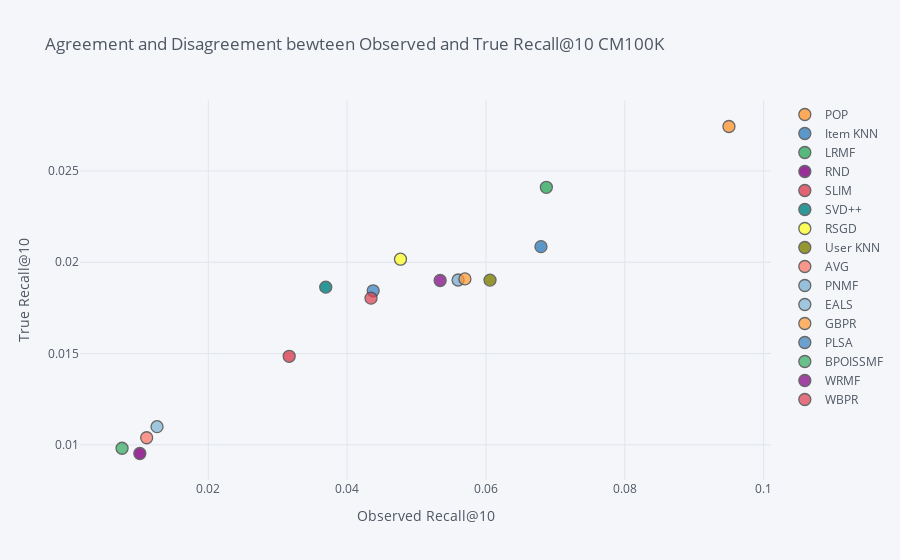

Notebook cell for this chart:
### Code cell
result.iplot(
    x='recall_x',
    y='recall_y',
    # Specify the category
    categories='algorithm_nick',
    xTitle='Observed Recall@10',
    yTitle='True Recall@10',
    title='Agreement and Disagreement bewteen Observed and True Recall@10 CM100K')

### Figure 1 — Plotly figure (JSON) as saved in the notebook; plotly's stock layout.template omitted (floating-point values rounded to 4 significant figures)
{"data": [{"marker": {"color": "rgba(255, 153, 51, 1.0)", "line": {"width": 1.3}, "opacity": 0.8, "size": 12, "symbol": "circle"}, "mode": "markers", "name": "POP", "textfont": {"color": "#4D5663"}, "type": "scatter", "x": [0.095], "y": [0.02744]}, {"marker": {"color": "rgba(55, 128, 191, 1.0)", "line": {"width": 1.3}, "opacity": 0.8, "size": 12, "symbol": "circle"}, "mode": "markers", "name": "Item KNN", "textfont": {"color": "#4D5663"}, "type": "scatter", "x": [0.06792], "y": [0.02086]}, {"marker": {"color": "rgba(50, 171, 96, 1.0)", "line": {"width": 1.3}, "opacity": 0.8, "size": 12, "symbol": "circle"}, "mode": "markers", "name": "LRMF", "textfont": {"color": "#4D5663"}, "type": "scatter", "x": [0.0687], "y": [0.0241]}, {"marker": {"color": "rgba(128, 0, 128, 1.0)", "line": {"width": 1.3}, "opacity": 0.8, "size": 12, "symbol": "circle"}, "mode": "markers", "name": "RND", "textfont": {"color": "#4D5663"}, "type": "scatter", "x": [0.01013], "y": [0.009527]}, {"marker": {"color": "rgba(219, 64, 82, 1.0)", "line": {"width": 1.3}, "opacity": 0.8, "size": 12, "symbol": "circle"}, "mode": "markers", "name": "SLIM", "textfont": {"color": "#4D5663"}, "type": "scatter", "x": [0.03165], "y": [0.01485]}, {"marker": {"color": "rgba(0, 128, 128, 1.0)", "line": {"width": 1.3}, "opacity": 0.8, "size": 12, "symbol": "circle"}, "mode": "markers", "name": "SVD++", "textfont": {"color": "#4D5663"}, "type": "scatter", "x": [0.03691], "y": [0.01864]}, {"marker": {"color": "rgba(255, 255, 51, 1.0)", "line": {"width": 1.3}, "opacity": 0.8, "size": 12, "symbol": "circle"}, "mode": "markers", "name": "RSGD", "textfont": {"color": "#4D5663"}, "type": "scatter", "x": [0.04768], "y": [0.02017]}, {"marker": {"color": "rgba(128, 128, 0, 1.0)", "line": {"width": 1.3}, "opacity": 0.8, "size": 12, "symbol": "circle"}, "mode": "markers", "name": "User KNN", "textfont": {"color": "#4D5663"}, "type": "scatter", "x": [0.06058], "y": [0.01902]}, {"marker": {"color": "rgba(251, 128, 114, 1.0)", "line": {"width": 1.3}, "opacity": 0.8, "size": 12, "symbol": "circle"}, "mode": "markers", "name": "AVG", "textfont": {"color": "#4D5663"}, "type": "scatter", "x": [0.01111], "y": [0.01039]}, {"marker": {"color": "rgba(128, 177, 211, 1.0)", "line": {"width": 1.3}, "opacity": 0.8, "size": 12, "symbol": "circle"}, "mode": "markers", "name": "PNMF", "textfont": {"color": "#4D5663"}, "type": "scatter", "x": [0.05598], "y": [0.01903]}, {"marker": {"color": "rgba(128, 177, 211, 0.8999999999999999)", "line": {"width": 1.3}, "opacity": 0.8, "size": 12, "symbol": "circle"}, "mode": "markers", "name": "EALS", "textfont": {"color": "#4D5663"}, "type": "scatter", "x": [0.01261], "y": [0.011]}, {"marker": {"color": "rgba(255, 153, 51, 0.8999999999999999)", "line": {"width": 1.3}, "opacity": 0.8, "size": 12, "symbol": "circle"}, "mode": "markers", "name": "GBPR", "textfont": {"color": "#4D5663"}, "type": "scatter", "x": [0.05697], "y": [0.01909]}, {"marker": {"color": "rgba(55, 128, 191, 0.8999999999999999)", "line": {"width": 1.3}, "opacity": 0.8, "size": 12, "symbol": "circle"}, "mode": "markers", "name": "PLSA", "textfont": {"color": "#4D5663"}, "type": "scatter", "x": [0.04375], "y": [0.01844]}, {"marker": {"color": "rgba(50, 171, 96, 0.8999999999999999)", "line": {"width": 1.3}, "opacity": 0.8, "size": 12, "symbol": "circle"}, "mode": "markers", "name": "BPOISSMF", "textfont": {"color": "#4D5663"}, "type": "scatter", "x": [0.007568], "y": [0.009815]}, {"marker": {"color": "rgba(128, 0, 128, 0.8999999999999999)", "line": {"width": 1.3}, "opacity": 0.8, "size": 12, "symbol": "circle"}, "mode": "markers", "name": "WRMF", "textfont": {"color": "#4D5663"}, "type": "scatter", "x": [0.05339], "y": [0.019]}, {"marker": {"color": "rgba(219, 64, 82, 0.8999999999999999)", "line": {"width": 1.3}, "opacity": 0.8, "size": 12, "symbol": "circle"}, "mode": "markers", "name": "WBPR", "textfont": {"color": "#4D5663"}, "type": "scatter", "x": [0.04344], "y": [0.01803]}], "layout": {"legend": {"bgcolor": "#F5F6F9", "font": {"color": "#4D5663"}}, "paper_bgcolor": "#F5F6F9", "plot_bgcolor": "#F5F6F9", "title": {"font": {"color": "#4D5663"}, "text": "Agreement and Disagreement bewteen Observed and True Recall@10 CM100K"}, "xaxis": {"gridcolor": "#E1E5ED", "showgrid": true, "tickfont": {"color": "#4D5663"}, "title": {"font": {"color": "#4D5663"}, "text": "Observed Recall@10"}, "zerolinecolor": "#E1E5ED"}, "yaxis": {"gridcolor": "#E1E5ED", "showgrid": true, "tickfont": {"color": "#4D5663"}, "title": {"font": {"color": "#4D5663"}, "text": "True Recall@10"}, "zerolinecolor": "#E1E5ED"}}}
